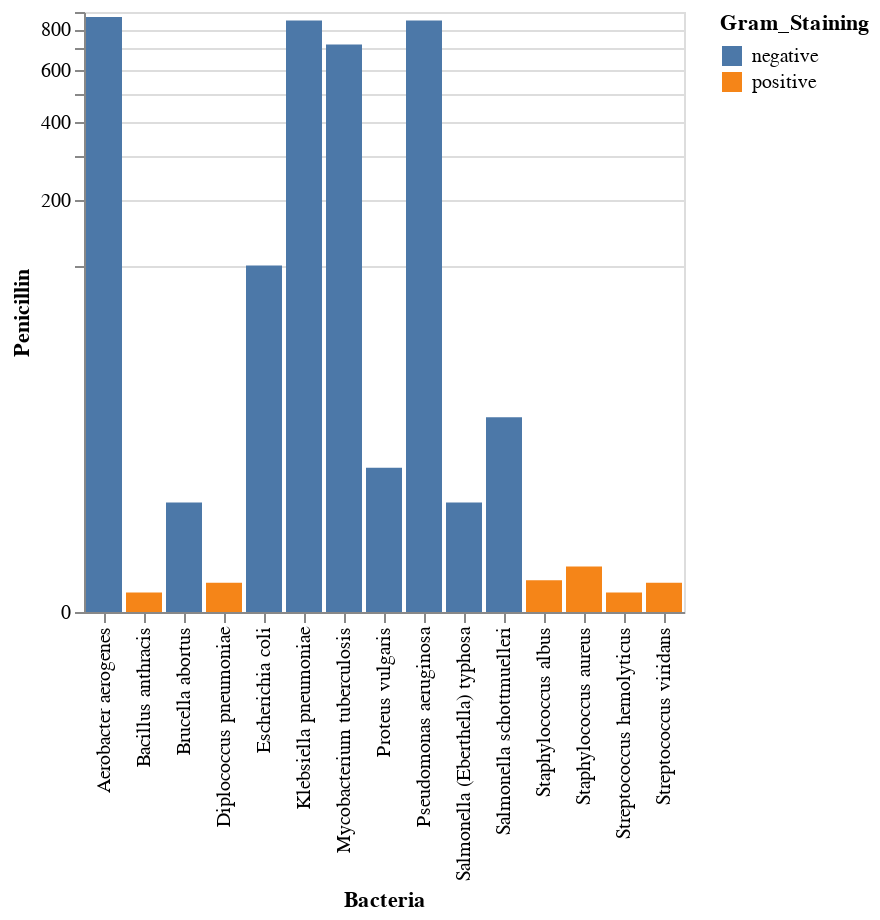

Notebook code for this chart:
### Code cell
alt.Chart(alternation).mark_bar().encode(
    x = "Bacteria",
    y = alt.Y("Penicillin", scale=alt.Scale(type='pow', exponent=0.25)),
    color=alt.Color("Gram_Staining"),
    tooltip=[alt.Tooltip("Penicillin"), alt.Tooltip("Gram_Staining")]
)

### Figure 1 — Vega-Lite specification as saved in the notebook (floating-point values rounded to 4 significant figures)
{"config": {"view": {"continuousWidth": 400, "continuousHeight": 300}}, "data": {"name": "data-3219c45a3ff102eedebc0b951fdc2803"}, "mark": "bar", "encoding": {"color": {"field": "Gram_Staining", "type": "nominal"}, "tooltip": [{"field": "Penicillin", "type": "quantitative"}, {"field": "Gram_Staining", "type": "nominal"}], "x": {"field": "Bacteria", "type": "nominal"}, "y": {"field": "Penicillin", "scale": {"exponent": 0.25, "type": "pow"}, "type": "quantitative"}}, "$schema": "https://vega.github.io/schema/vega-lite/v4.17.0.json", "datasets": {"data-3219c45a3ff102eedebc0b951fdc2803": [{"Bacteria": "Aerobacter aerogenes", "Penicillin": 870.0, "Streptomycin": 1.0, "Neomycin": 1.6, "Gram_Staining": "negative", "Genus": "other"}, {"Bacteria": "Bacillus anthracis", "Penicillin": 0.001, "Streptomycin": 0.01, "Neomycin": 0.007, "Gram_Staining": "positive", "Genus": "other"}, {"Bacteria": "Brucella abortus", "Penicillin": 1.0, "Streptomycin": 1.0, "Neomycin": 0.03, "Gram_Staining": "negative", "Genus": "other"}, {"Bacteria": "Diplococcus pneumoniae", "Penicillin": 0.005, "Streptomycin": 11.0, "Neomycin": 10.0, "Gram_Staining": "positive", "Genus": "other"}, {"Bacteria": "Escherichia coli", "Penicillin": 100.0, "Streptomycin": 0.4, "Neomycin": 0.1, "Gram_Staining": "negative", "Genus": "other"}, {"Bacteria": "Klebsiella pneumoniae", "Penicillin": 850.0, "Streptomycin": 1.2, "Neomycin": 1.0, "Gram_Staining": "negative", "Genus": "other"}, {"Bacteria": "Mycobacterium tuberculosis", "Penicillin": 720.0, "Streptomycin": 4.0, "Neomycin": 1.0, "Gram_Staining": "negative", "Genus": "other"}, {"Bacteria": "Proteus vulgaris", "Penicillin": 3.0, "Streptomycin": 0.1, "Neomycin": 0.1, "Gram_Staining": "negative", "Genus": "other"}, {"Bacteria": "Pseudomonas aeruginosa", "Penicillin": 850.0, "Streptomycin": 2.0, "Neomycin": 0.4, "Gram_Staining": "negative", "Genus": "other"}, {"Bacteria": "Salmonella (Eberthella) typhosa", "Penicillin": 1.0, "Streptomycin": 0.4, "Neomycin": 0.008, "Gram_Staining": "negative", "Genus": "Salmonella"}, {"Bacteria": "Salmonella schottmuelleri", "Penicillin": 10.0, "Streptomycin": 0.8, "Neomycin": 0.09, "Gram_Staining": "negative", "Genus": "Salmonella"}, {"Bacteria": "Staphylococcus albus", "Penicillin": 0.007, "Streptomycin": 0.1, "Neomycin": 0.001, "Gram_Staining": "positive", "Genus": "Staphylococcus"}, {"Bacteria": "Staphylococcus aureus", "Penicillin": 0.03, "Streptomycin": 0.03, "Neomycin": 0.001, "Gram_Staining": "positive", "Genus": "Staphylococcus"}, {"Bacteria": "Streptococcus hemolyticus", "Penicillin": 0.001, "Streptomycin": 14.0, "Neomycin": 10.0, "Gram_Staining": "positive", "Genus": "Streptococcus"}, {"Bacteria": "Streptococcus viridans", "Penicillin": 0.005, "Streptomycin": 10.0, "Neomycin": 40.0, "Gram_Staining": "positive", "Genus": "Streptococcus"}]}}
